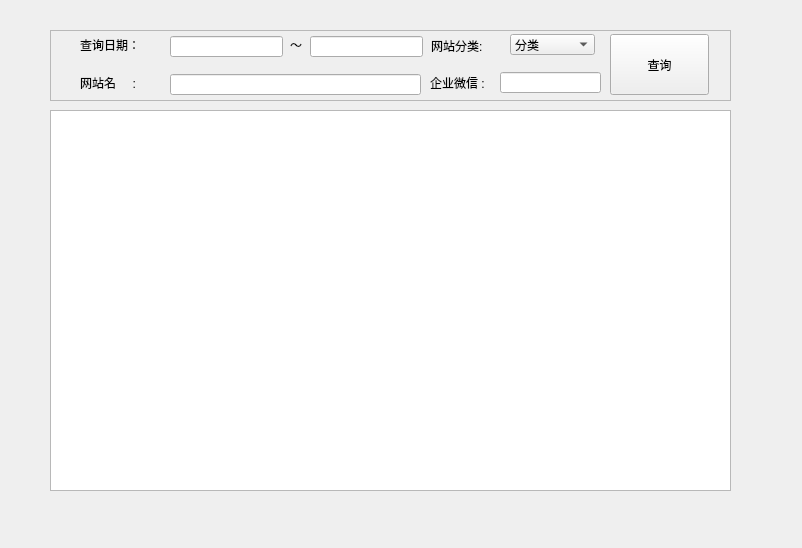
<?xml version="1.0" encoding="UTF-8"?>
<ui version="4.0">
 <class>reportWechatrecord</class>
 <widget class="QWidget" name="reportWechatrecord">
  <property name="geometry">
   <rect>
    <x>0</x>
    <y>0</y>
    <width>802</width>
    <height>548</height>
   </rect>
  </property>
  <property name="windowTitle">
   <string>Form</string>
  </property>
  <widget class="QFrame" name="frame">
   <property name="geometry">
    <rect>
     <x>50</x>
     <y>30</y>
     <width>681</width>
     <height>71</height>
    </rect>
   </property>
   <property name="frameShape">
    <enum>QFrame::StyledPanel</enum>
   </property>
   <property name="frameShadow">
    <enum>QFrame::Raised</enum>
   </property>
   <widget class="QLabel" name="label_2">
    <property name="geometry">
     <rect>
      <x>30</x>
      <y>44</y>
      <width>71</width>
      <height>17</height>
     </rect>
    </property>
    <property name="text">
     <string>网站名     :</string>
    </property>
   </widget>
   <widget class="QLineEdit" name="lineEdit_netAdress">
    <property name="geometry">
     <rect>
      <x>120</x>
      <y>44</y>
      <width>251</width>
      <height>21</height>
     </rect>
    </property>
   </widget>
   <widget class="QLineEdit" name="lineEdit_reportTimeEnd">
    <property name="geometry">
     <rect>
      <x>260</x>
      <y>6</y>
      <width>113</width>
      <height>21</height>
     </rect>
    </property>
   </widget>
   <widget class="QLabel" name="label">
    <property name="geometry">
     <rect>
      <x>381</x>
      <y>6</y>
      <width>81</width>
      <height>20</height>
     </rect>
    </property>
    <property name="text">
     <string>网站分类:</string>
    </property>
   </widget>
   <widget class="QLabel" name="label_3">
    <property name="geometry">
     <rect>
      <x>30</x>
      <y>6</y>
      <width>81</width>
      <height>17</height>
     </rect>
    </property>
    <property name="text">
     <string>查询日期：</string>
    </property>
   </widget>
   <widget class="QPushButton" name="pushButton_search">
    <property name="geometry">
     <rect>
      <x>560</x>
      <y>4</y>
      <width>99</width>
      <height>61</height>
     </rect>
    </property>
    <property name="text">
     <string>查询</string>
    </property>
   </widget>
   <widget class="QLabel" name="label_4">
    <property name="geometry">
     <rect>
      <x>240</x>
      <y>6</y>
      <width>21</width>
      <height>17</height>
     </rect>
    </property>
    <property name="text">
     <string>～</string>
    </property>
   </widget>
   <widget class="QLineEdit" name="lineEdit_reportTimeBegin">
    <property name="geometry">
     <rect>
      <x>120</x>
      <y>6</y>
      <width>113</width>
      <height>21</height>
     </rect>
    </property>
   </widget>
   <widget class="QComboBox" name="comboBox_netClass">
    <property name="geometry">
     <rect>
      <x>460</x>
      <y>4</y>
      <width>85</width>
      <height>21</height>
     </rect>
    </property>
    <item>
     <property name="text">
      <string>分类</string>
     </property>
    </item>
    <item>
     <property name="text">
      <string>所有故障</string>
     </property>
    </item>
   </widget>
   <widget class="QLabel" name="label_5">
    <property name="geometry">
     <rect>
      <x>380</x>
      <y>44</y>
      <width>71</width>
      <height>17</height>
     </rect>
    </property>
    <property name="text">
     <string>企业微信 :</string>
    </property>
   </widget>
   <widget class="QLineEdit" name="lineEdit_wechat">
    <property name="geometry">
     <rect>
      <x>450</x>
      <y>42</y>
      <width>101</width>
      <height>21</height>
     </rect>
    </property>
   </widget>
  </widget>
  <widget class="QListView" name="listView">
   <property name="geometry">
    <rect>
     <x>50</x>
     <y>110</y>
     <width>681</width>
     <height>381</height>
    </rect>
   </property>
  </widget>
 </widget>
 <resources/>
 <connections/>
</ui>
